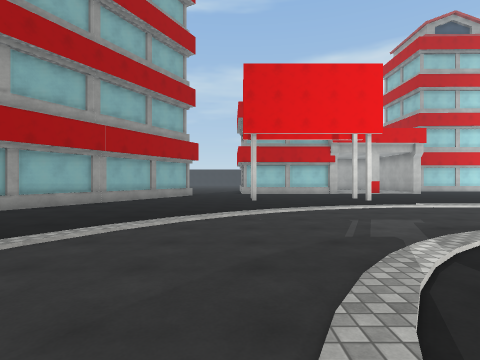
View 1 (above)

17 first-person views from a walk through a 3-D level made in the Unity game engine. The camera is 1.4 m above the floor, looks level and sees 80° across. The floor is counted in squares, 2 m on a side. Each view is taken from the middle of a square. On the plan, view 1 faces up. The plan holds only what a view shows up to about 10 squares ahead; the rest is blank. The place goes on beyond the plan. The player is left out. Surface patterns are stand-ins for the level's own textures.

View 2
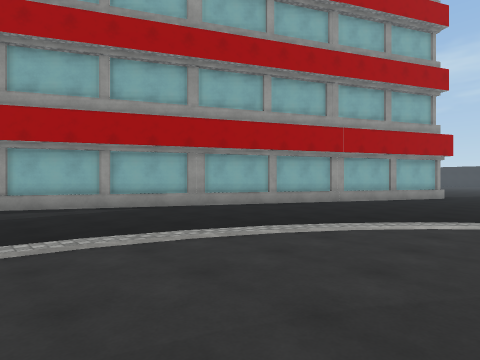

View 3
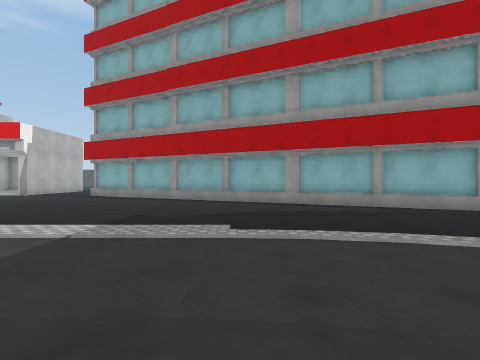

View 4
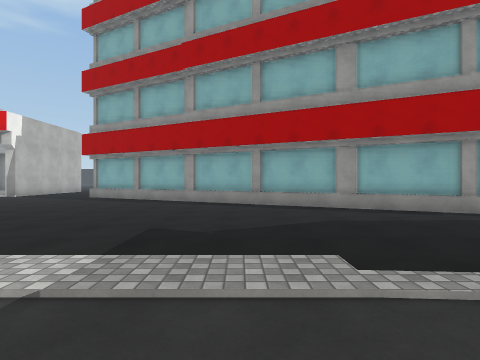

View 5
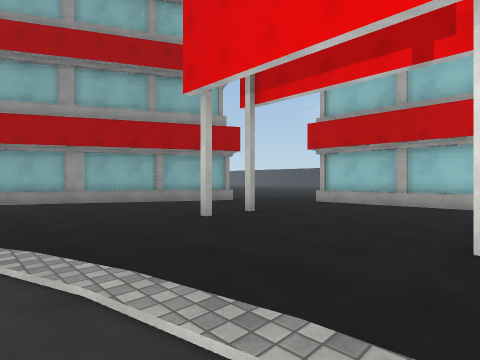

View 6
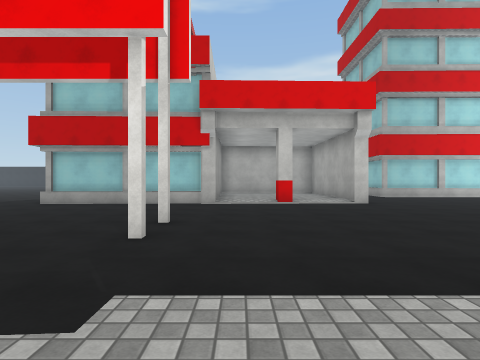

View 7
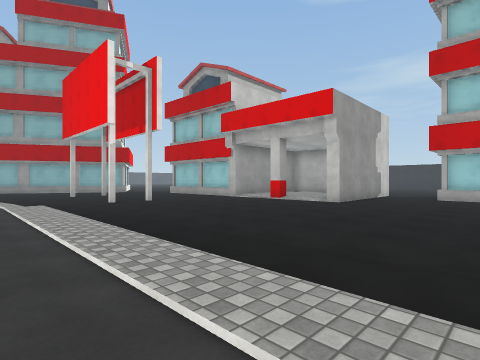

View 8
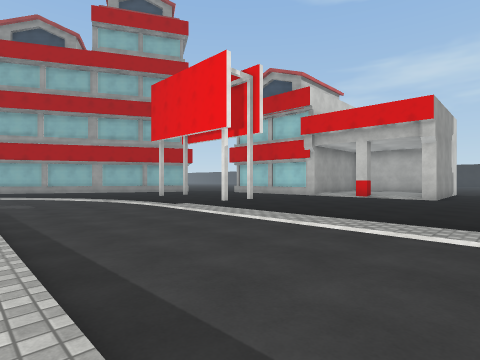

View 9
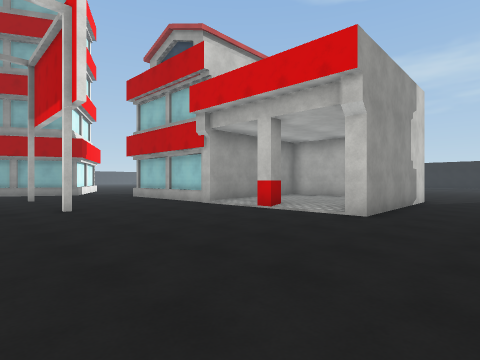

View 10
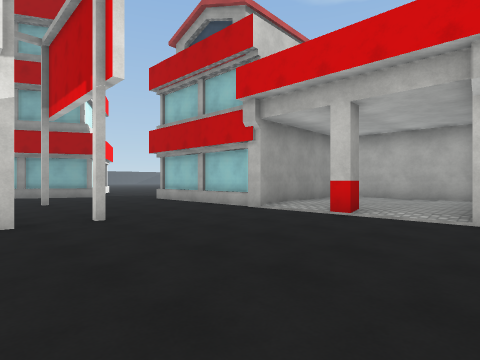

View 11
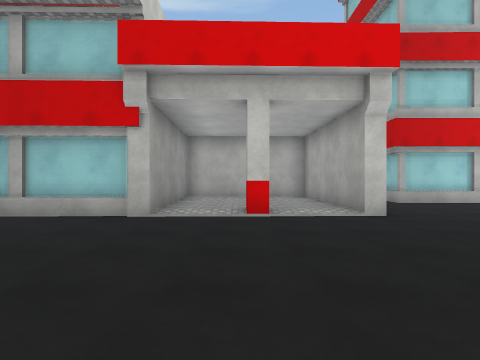

View 12
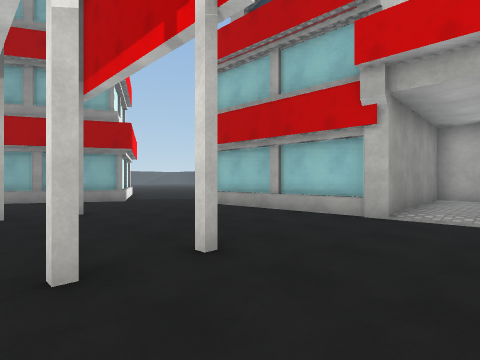

View 13
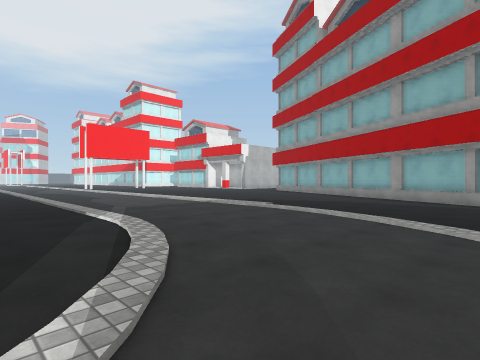

View 14
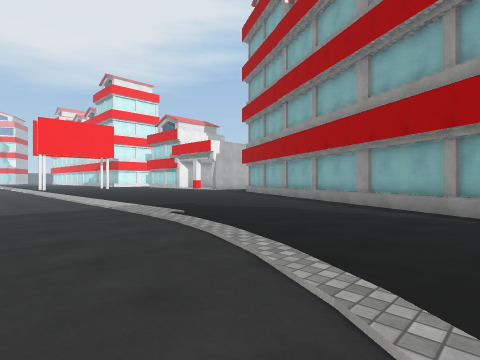

View 15
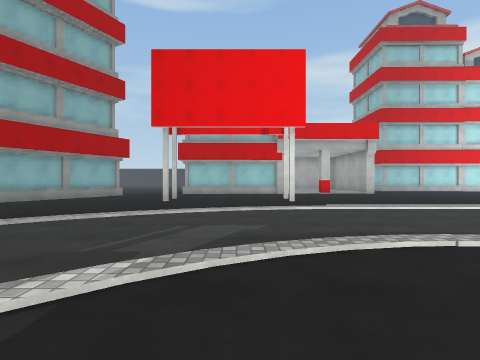

View 16
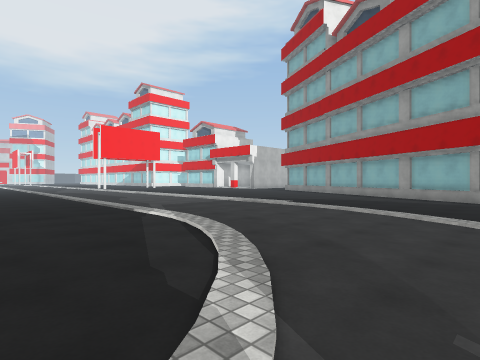

View 17
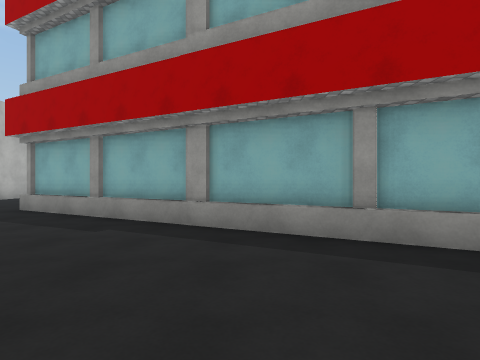

### Floor plan
Key: @ floor where view 1 was taken; # wall or solid block; . floor; B billboard; O other object.
Columns run from 13 left of view 1 to 14 right of it. Each row starts with its distance up from view 1.
 20                   #####..#
 19                   #   ##.###
 18                   #    #....
 17            ..     #    #....
 16            ..###### O..#....
 15            ................
 14           #................
 13          ##................
 12          #........B.........
 11         ##..................
 10         #...................
  9        ##...................
  8        #....................
  7       ##....................
  6       #...................
  5      ##...................
  4      #....................
  3     ##.............
  2     #.............
  1    ##............
  0    #.........@...
 -1   ##.............
 -2   #.............
 -3  ##.............
 -4  #..............
 -5 ##..............
 -6 #...............

Where each view was taken, in squares from view 1:
view 1: 0 up, 0 right, facing up
view 2: 0 up, 0 right, facing up-left
view 3: 1 down, 0 right, facing left
view 4: 2 down, 2 left, facing left
view 5: 7 up, 5 right, facing up-left
view 6: 7 up, 6 right, facing up
view 7: 7 up, 14 right, facing up-left
view 8: 4 up, 12 right, facing up-left
view 9: 10 up, 12 right, facing up-left
view 10: 10 up, 10 right, facing up-left
view 11: 10 up, 7 right, facing up
view 12: 10 up, 7 right, facing up-left
view 13: 4 up, 2 right, facing down-left
view 14: 4 up, 1 left, facing down-left
view 15: 1 up, 3 right, facing up
view 16: 4 up, 3 right, facing down-left
view 17: 3 down, 7 left, facing left
